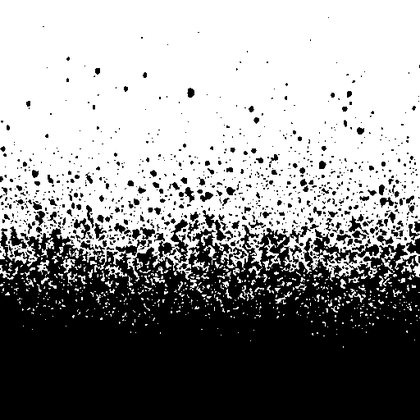
%> input picture Pratica4/mask_1.bmp, 420 x 420 px, shrunk from 512 x 512 before the run
$ octave testerotacao.m   (GNU Octave 9; MATLAB toolbox functions it lacks are replaced by stand-ins)
%> lines starting %> are read from the running program, lines starting %| are printed output that depends on the picture; in (x1, y1, x2, y2) boxes, pixels count from 0 and x2, y2 are one past the last pixel; in counts of white or black regions, pixels touching at a corner belong together; the program's own positions count from 1
% Carregue sua imagem lógica (binária)
imagem = imread('C:\Users\davic\OneDrive\Área de Trabalho\4Periodo\PDI\Atividades\Pratica4\mask_1.bmp'); % Substitua 'sua_imagem.png' pelo caminho da sua imagem
%> imagem is the input picture: size 420x420 uint8; min 0, max 255, mean 146.1

% Obtenha as dimensões da imagem original
[linhas, colunas] = size(imagem);
%> linhas = 420; colunas = 420

% Crie uma matriz vazia para a imagem rotacionada (90 graus à esquerda)
imagem_rotacionada = zeros(colunas, linhas);

% Faça a rotação manualmente
for i = 1:linhas
    for j = 1:colunas
        % rotação para direita \/
        imagem_rotacionada(j,linhas - i +1) = imagem(i, j);
        % rotação para esquerda \/
        imagem_rotacionada(colunas - j + 1, i) = imagem(i, j);
        % Faz o L Negada.
    end
end
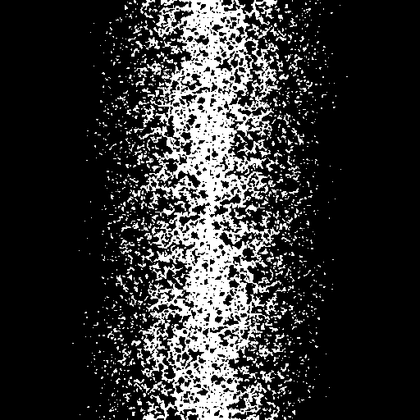
%> imagem_rotacionada: size 420x420 double; min 0, max 255, mean 49

% Exiba a imagem original e a imagem rotacionada
subplot(1, 2, 1);
imshow(imagem);
title('Imagem Original');

subplot(1, 2, 2);
imshow(imagem_rotacionada);
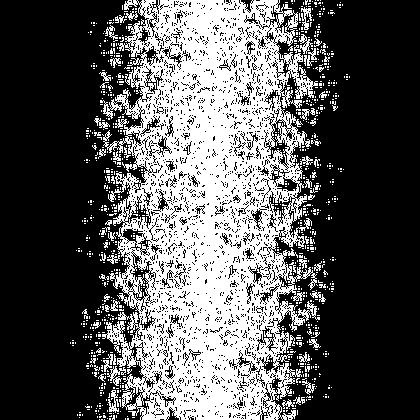
%> displayed picture: size 420x420, on the screen's scale of 0 to 255; 34.9% white; 921 white regions (866 under 20 px), largest, box (x1, y1, x2, y2) and area: (100, 0, 320, 420) 56210, (294, 34, 313, 54) 144, (107, 366, 126, 386) 144
title('Imagem Rotacionada (90 graus esquerda)');
